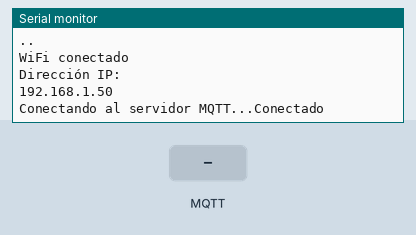
The sketch below on a simulated ESP32. Parts: the last lines printed to the serial monitor. The test bench sets the inputs (shaded band). WiFi joins after 1.5 s; servers stay silent unless stated; no MQTT or app messages arrive unless stated.

Above: at 3.2 s.
3.3 s: MQTT message "activar" arrives on the first subscribed topic
At 3.6 s:
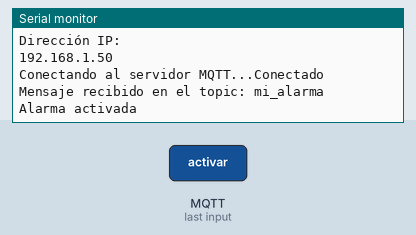
4.8 s: MQTT message "desactivar" arrives on the first subscribed topic
At 6.0 s:
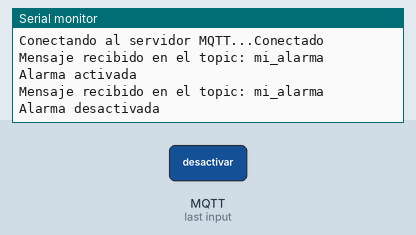

Measured:
- after the input at 3.3 s, the serial monitor: prints a new line at once (image 1)
- after the input at 4.8 s, the serial monitor: prints a new line at once (image 2)

The sketch:

Prueba_MQTT_2.ino
```cpp
#include <WiFi.h>
#include <PubSubClient.h>

const char* ssid = "hyper";
const char* password = "jofre";
const char* mqtt_server = "broker.emqx.io"; // Cambia esto por la dirección de tu servidor MQTT EMQX
const int mqtt_port = 1883; // Puerto MQTT predeterminado
const char* mqtt_user = "HYPERMQTT";
const char* mqtt_password = "JOFREMQTT";

const char* alarm_topic = "mi_alarma";

WiFiClient espClient;
PubSubClient client(espClient);

void setup_wifi() {
  delay(10);
  Serial.begin(115200);
  Serial.println();
  Serial.print("Conectando a ");
  Serial.println(ssid);

  WiFi.begin(ssid, password);

  while (WiFi.status() != WL_CONNECTED) {
    delay(1000);
    Serial.print(".");
  }

  Serial.println("");
  Serial.println("WiFi conectado");
  Serial.println("Dirección IP: ");
  Serial.println(WiFi.localIP());
}

void callback(char* topic, byte* payload, unsigned int length) {
  Serial.print("Mensaje recibido en el topic: ");
  Serial.println(topic);

  if (strcmp(topic, alarm_topic) == 0) {
    // Analizar el payload para determinar la acción de la alarma
    String message = "";
    for (int i = 0; i < length; i++) {
      message += (char)payload[i];
    }

    if (message == "activar") {
      // Aquí puedes activar la alarma
      Serial.println("Alarma activada");
    } else if (message == "desactivar") {
      // Aquí puedes desactivar la alarma
      Serial.println("Alarma desactivada");
    }
  }
}

void reconnect() {
  while (!client.connected()) {
    Serial.print("Conectando al servidor MQTT...");
    if (client.connect("ESP32Client", mqtt_user, mqtt_password)) {
      Serial.println("Conectado");
      client.subscribe(alarm_topic);
    } else {
      Serial.print("Error de conexión, rc=");
      Serial.print(client.state());
      Serial.println(" Intentando de nuevo en 5 segundos");
      delay(5000);
    }
  }
}

void setup() {
  setup_wifi();
  client.setServer(mqtt_server, mqtt_port);
  client.setCallback(callback);
}

void loop() {
  if (!client.connected()) {
    reconnect();
  }
  client.loop();
}
```
